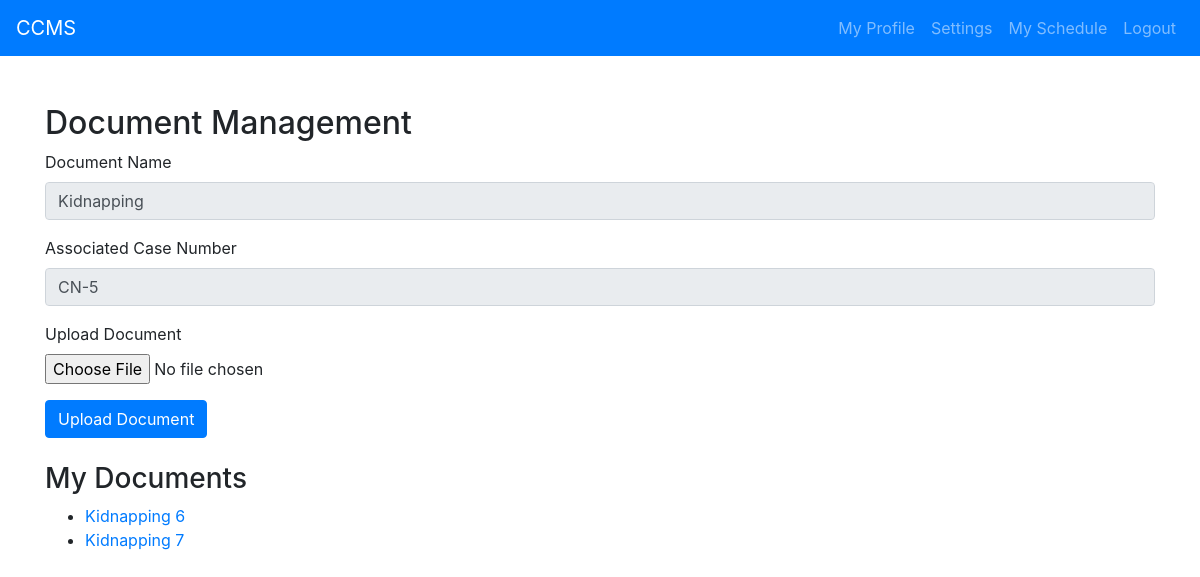
Screenshot of /document-upload/5 (signed in) with the database file from the repository.
### ccms/models.py (models this page shows, shortened)
class Scheduling(models.Model):
    case_number = models.CharField(max_length=10000, blank=True)
    case_title = models.CharField(max_length=10000, blank=True)
    case_time = models.CharField(max_length=100, blank=True)
    case_date = models.CharField(max_length=100, blank=True)
    judged = models.CharField(max_length=100, blank=True)
    case_status = models.BooleanField(True)
    def __str__(self):
        return self.case_title

class DocumentManagement(models.Model):
    doc_number = models.ForeignKey(Scheduling, on_delete=models.CASCADE)
    doc_id = models.IntegerField()
    document = models.FileField(upload_to='documents')

### ccms/views.py (the view, shortened to what this page needs)
# urls.py: path('document-upload/<int:id>', views.document_upload, name='document-upload'),
def document_upload(request, id):
    user = User.objects.get(username=request.user)
    cases = Scheduling.objects.get(id=id)
    documents = DocumentManagement.objects.filter(doc_id=cases.id)
    context = {
        "case":cases,
        "documents": documents,
        "user": user
    }
    return render(request, 'document-management.html', context)

### templates/document-management.html (shortened to what this page needs)
<!DOCTYPE html>
<html lang="en">
<head>
    <link rel="stylesheet" href="https://maxcdn.bootstrapcdn.com/bootstrap/4.5.2/css/bootstrap.min.css">
</head>
<body>
    <nav class="navbar navbar-expand-lg navbar-dark bg-primary">
        <a class="navbar-brand" href="/user-dashboard">CCMS</a>
        <div class="collapse navbar-collapse" id="navbarNav">
            <ul class="navbar-nav ml-auto">
                <li class="nav-item">
                    <a class="nav-link" href="/profile">My Profile</a>
                </li>
                <li class="nav-item">
                    <a class="nav-link" href="/settings">Settings</a>
                </li>
                {% if user.is_superuser == True %}
                <li class="nav-item">
                    <a class="nav-link" href="/manage-case">My Schedule</a>
                </li>
                {% else %}
                <li class="nav-item">
                    <a class="nav-link" href="/manage-case2">My Schedule</a>
                </li>
                {% endif %}
                <li class="nav-item">
                    <a class="nav-link" href="/logout">Logout</a>
                </li>
            </ul>
        </div>
    </nav>
    <div class="container my-5">
        <h2>Document Management</h2>
        <form method="post" enctype="multipart/form-data">
            <div class="form-group">
                <label for="documentName">Document Name</label>
                <input type="text" class="form-control" name="documentName" id="documentName" placeholder="Enter the document name" value="{{case.case_title}}" readonly>
            </div>
            <div class="form-group">
                <label for="caseNumber">Associated Case Number</label>
                <input type="text" class="form-control" name="caseNumber" id="caseNumber" placeholder="Enter the case number" value="{{case.case_number}}" readonly>
            </div>
            <div class="form-group">
                <label for="uploadDocument">Upload Document</label>
                <input type="file" class="form-control-file" name="uploadDocument" required id="uploadDocument">
            </div>
            <button type="submit" class="btn btn-primary">Upload Document</button>
        </form>
        <h3 class="mt-4">My Documents</h3>
        <ul>
            {% for doc in documents %}
            <li><a href="{{doc.document.url}}">{{doc.doc_number}} {{doc.id}}</a></li>
            {% endfor %}
        </ul>
    </div>
</body>
</html>

### rows the page displays
Scheduling: documentName "Kidnapping", caseNumber "CN-5"
DocumentManagement: doc_number "Kidnapping", id "6"
DocumentManagement: doc_number "Kidnapping", id "7"
